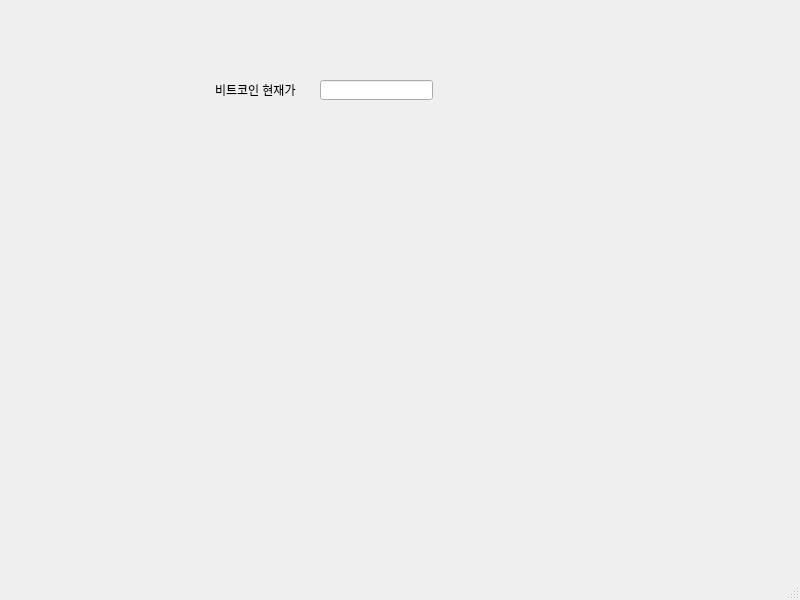
<?xml version="1.0" encoding="UTF-8"?>
<ui version="4.0">
 <class>MainWindow</class>
 <widget class="QMainWindow" name="MainWindow">
  <property name="geometry">
   <rect>
    <x>0</x>
    <y>0</y>
    <width>800</width>
    <height>600</height>
   </rect>
  </property>
  <property name="windowTitle">
   <string>MainWindow</string>
  </property>
  <widget class="QWidget" name="centralwidget">
   <widget class="QLabel" name="label">
    <property name="geometry">
     <rect>
      <x>215</x>
      <y>80</y>
      <width>101</width>
      <height>20</height>
     </rect>
    </property>
    <property name="text">
     <string>비트코인 현재가</string>
    </property>
   </widget>
   <widget class="QLineEdit" name="lineEdit">
    <property name="geometry">
     <rect>
      <x>320</x>
      <y>80</y>
      <width>113</width>
      <height>20</height>
     </rect>
    </property>
   </widget>
  </widget>
  <widget class="QMenuBar" name="menubar">
   <property name="geometry">
    <rect>
     <x>0</x>
     <y>0</y>
     <width>800</width>
     <height>21</height>
    </rect>
   </property>
  </widget>
  <widget class="QStatusBar" name="statusbar"/>
 </widget>
 <resources/>
 <connections/>
</ui>
